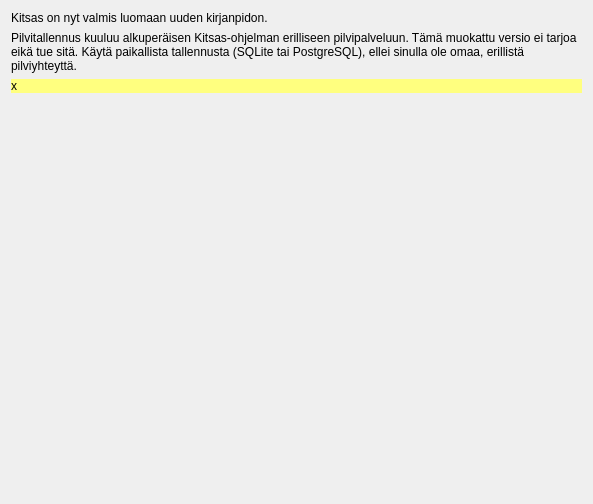
<?xml version="1.0" encoding="UTF-8"?>
<ui version="4.0">
 <class>UusiLoppu</class>
 <widget class="QWidget" name="UusiLoppu">
  <property name="geometry">
   <rect>
    <x>0</x>
    <y>0</y>
    <width>593</width>
    <height>504</height>
   </rect>
  </property>
  <property name="windowTitle">
   <string>Form</string>
  </property>
  <layout class="QVBoxLayout" name="verticalLayout">
   <item>
    <widget class="QLabel" name="label">
     <property name="text">
      <string>&lt;html&gt;&lt;head/&gt;&lt;body&gt;&lt;p&gt;Kitsas on nyt valmis luomaan uuden kirjanpidon.&lt;/p&gt;&lt;/body&gt;&lt;/html&gt;</string>
     </property>
     <property name="wordWrap">
      <bool>true</bool>
     </property>
    </widget>
   </item>
   <item>
    <widget class="QLabel" name="pilviLabel">
     <property name="text">
      <string>Pilvitallennus kuuluu alkuperäisen Kitsas-ohjelman erilliseen pilvipalveluun. Tämä muokattu versio ei tarjoa eikä tue sitä. Käytä paikallista tallennusta (SQLite tai PostgreSQL), ellei sinulla ole omaa, erillistä pilviyhteyttä.</string>
     </property>
     <property name="wordWrap">
      <bool>true</bool>
     </property>
    </widget>
   </item>
   <item>
    <widget class="QLabel" name="koneLabel">
     <property name="styleSheet">
      <string notr="true">background-color: rgb(255, 255, 127);
color: rgb(0, 0, 0);</string>
     </property>
     <property name="text">
      <string>x</string>
     </property>
     <property name="wordWrap">
      <bool>true</bool>
     </property>
    </widget>
   </item>
   <item>
    <spacer name="verticalSpacer">
     <property name="orientation">
      <enum>Qt::Vertical</enum>
     </property>
     <property name="sizeHint" stdset="0">
      <size>
       <width>20</width>
       <height>210</height>
      </size>
     </property>
    </spacer>
   </item>
  </layout>
 </widget>
 <resources/>
 <connections/>
</ui>
